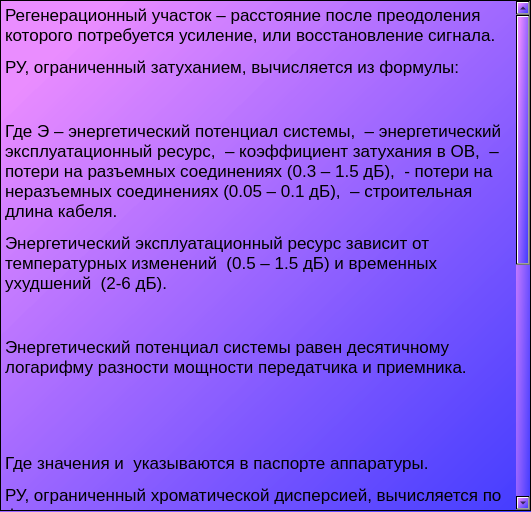
<?xml version="1.0" encoding="UTF-8"?>
<ui version="4.0">
 <class>Dialog</class>
 <widget class="QDialog" name="Dialog">
  <property name="geometry">
   <rect>
    <x>0</x>
    <y>0</y>
    <width>531</width>
    <height>512</height>
   </rect>
  </property>
  <property name="windowTitle">
   <string>Dialog</string>
  </property>
  <property name="styleSheet">
   <string notr="true">background-color: qlineargradient(spread:pad, x1:0, y1:0, x2:1, y2:1, stop:0.103448 rgba(234, 139, 255, 229), stop:1 rgba(67, 60, 255, 255));</string>
  </property>
  <widget class="QTextEdit" name="textEdit">
   <property name="geometry">
    <rect>
     <x>0</x>
     <y>0</y>
     <width>531</width>
     <height>511</height>
    </rect>
   </property>
   <property name="styleSheet">
    <string notr="true">background-color: qlineargradient(spread:pad, x1:0, y1:0, x2:1, y2:1, stop:1 rgba(255, 255, 255, 0));</string>
   </property>
   <property name="html">
    <string>&lt;!DOCTYPE HTML PUBLIC &quot;-//W3C//DTD HTML 4.0//EN&quot; &quot;http://www.w3.org/TR/REC-html40/strict.dtd&quot;&gt;
&lt;html&gt;&lt;head&gt;&lt;meta name=&quot;qrichtext&quot; content=&quot;1&quot; /&gt;&lt;style type=&quot;text/css&quot;&gt;
p, li { white-space: pre-wrap; }
&lt;/style&gt;&lt;/head&gt;&lt;body style=&quot; font-family:'.AppleSystemUIFont'; font-size:13pt; font-weight:400; font-style:normal;&quot;&gt;
&lt;p style=&quot; margin-top:12px; margin-bottom:12px; margin-left:0px; margin-right:0px; -qt-block-indent:0; text-indent:0px;&quot;&gt;Регенерационный участок – расстояние после преодоления которого потребуется усиление, или восстановление сигнала. &lt;/p&gt;
&lt;p style=&quot; margin-top:12px; margin-bottom:12px; margin-left:0px; margin-right:0px; -qt-block-indent:0; text-indent:0px;&quot;&gt;РУ, ограниченный затуханием, вычисляется из формулы: &lt;/p&gt;
&lt;p style=&quot; margin-top:12px; margin-bottom:12px; margin-left:0px; margin-right:0px; -qt-block-indent:0; text-indent:0px;&quot;&gt;&lt;img src=&quot;file:////Users/artemshebanov/Library/Group%20Containers/UBF8T346G9.Office/TemporaryItems/msohtmlclip/clip_image002.png&quot; width=&quot;484&quot; height=&quot;51&quot; /&gt; &lt;/p&gt;
&lt;p style=&quot; margin-top:12px; margin-bottom:12px; margin-left:0px; margin-right:0px; -qt-block-indent:0; text-indent:0px;&quot;&gt;Где Э – энергетический потенциал системы, &lt;img src=&quot;file:////Users/artemshebanov/Library/Group%20Containers/UBF8T346G9.Office/TemporaryItems/msohtmlclip/clip_image004.png&quot; width=&quot;14&quot; height=&quot;17&quot; /&gt; – энергетический эксплуатационный ресурс, &lt;img src=&quot;file:////Users/artemshebanov/Library/Group%20Containers/UBF8T346G9.Office/TemporaryItems/msohtmlclip/clip_image006.png&quot; width=&quot;9&quot; height=&quot;17&quot; /&gt; – коэффициент затухания в ОВ, &lt;img src=&quot;file:////Users/artemshebanov/Library/Group%20Containers/UBF8T346G9.Office/TemporaryItems/msohtmlclip/clip_image008.png&quot; width=&quot;15&quot; height=&quot;19&quot; /&gt; – потери на разъемных соединениях (0.3 – 1.5 дБ), &lt;img src=&quot;file:////Users/artemshebanov/Library/Group%20Containers/UBF8T346G9.Office/TemporaryItems/msohtmlclip/clip_image010.png&quot; width=&quot;20&quot; height=&quot;19&quot; /&gt; - потери на неразъемных соединениях (0.05 – 0.1 дБ), &lt;img src=&quot;file:////Users/artemshebanov/Library/Group%20Containers/UBF8T346G9.Office/TemporaryItems/msohtmlclip/clip_image012.png&quot; width=&quot;20&quot; height=&quot;19&quot; /&gt; – строительная длина кабеля. &lt;/p&gt;
&lt;p style=&quot; margin-top:12px; margin-bottom:12px; margin-left:0px; margin-right:0px; -qt-block-indent:0; text-indent:0px;&quot;&gt;Энергетический эксплуатационный ресурс зависит от температурных изменений &lt;img src=&quot;file:////Users/artemshebanov/Library/Group%20Containers/UBF8T346G9.Office/TemporaryItems/msohtmlclip/clip_image014.png&quot; width=&quot;14&quot; height=&quot;17&quot; /&gt; (0.5 – 1.5 дБ) и временных ухудшений &lt;img src=&quot;file:////Users/artemshebanov/Library/Group%20Containers/UBF8T346G9.Office/TemporaryItems/msohtmlclip/clip_image016.png&quot; width=&quot;14&quot; height=&quot;17&quot; /&gt; (2-6 дБ). &lt;/p&gt;
&lt;p style=&quot; margin-top:12px; margin-bottom:12px; margin-left:0px; margin-right:0px; -qt-block-indent:0; text-indent:0px;&quot;&gt;&lt;img src=&quot;file:////Users/artemshebanov/Library/Group%20Containers/UBF8T346G9.Office/TemporaryItems/msohtmlclip/clip_image018.png&quot; width=&quot;484&quot; height=&quot;32&quot; /&gt; &lt;/p&gt;
&lt;p style=&quot; margin-top:12px; margin-bottom:12px; margin-left:0px; margin-right:0px; -qt-block-indent:0; text-indent:0px;&quot;&gt;Энергетический потенциал системы равен десятичному логарифму разности мощности передатчика и приемника. &lt;/p&gt;
&lt;p style=&quot; margin-top:12px; margin-bottom:12px; margin-left:0px; margin-right:0px; -qt-block-indent:0; text-indent:0px;&quot;&gt;  &lt;/p&gt;
&lt;p style=&quot; margin-top:12px; margin-bottom:12px; margin-left:0px; margin-right:0px; -qt-block-indent:0; text-indent:0px;&quot;&gt;&lt;img src=&quot;file:////Users/artemshebanov/Library/Group%20Containers/UBF8T346G9.Office/TemporaryItems/msohtmlclip/clip_image020.png&quot; width=&quot;484&quot; height=&quot;38&quot; /&gt; &lt;/p&gt;
&lt;p style=&quot; margin-top:12px; margin-bottom:12px; margin-left:0px; margin-right:0px; -qt-block-indent:0; text-indent:0px;&quot;&gt;Где значения &lt;img src=&quot;file:////Users/artemshebanov/Library/Group%20Containers/UBF8T346G9.Office/TemporaryItems/msohtmlclip/clip_image022.png&quot; width=&quot;26&quot; height=&quot;19&quot; /&gt;и &lt;img src=&quot;file:////Users/artemshebanov/Library/Group%20Containers/UBF8T346G9.Office/TemporaryItems/msohtmlclip/clip_image024.png&quot; width=&quot;18&quot; height=&quot;19&quot; /&gt; указываются в паспорте аппаратуры. &lt;/p&gt;
&lt;p style=&quot; margin-top:12px; margin-bottom:12px; margin-left:0px; margin-right:0px; -qt-block-indent:0; text-indent:0px;&quot;&gt;РУ, ограниченный хроматической дисперсией, вычисляется по формуле: &lt;/p&gt;
&lt;p style=&quot; margin-top:12px; margin-bottom:12px; margin-left:0px; margin-right:0px; -qt-block-indent:0; text-indent:0px;&quot;&gt;&lt;img src=&quot;file:////Users/artemshebanov/Library/Group%20Containers/UBF8T346G9.Office/TemporaryItems/msohtmlclip/clip_image026.png&quot; width=&quot;484&quot; height=&quot;33&quot; /&gt; &lt;/p&gt;
&lt;p style=&quot; margin-top:12px; margin-bottom:12px; margin-left:0px; margin-right:0px; -qt-block-indent:0; text-indent:0px;&quot;&gt;Где &lt;img src=&quot;file:////Users/artemshebanov/Library/Group%20Containers/UBF8T346G9.Office/TemporaryItems/msohtmlclip/clip_image028.png&quot; width=&quot;10&quot; height=&quot;17&quot; /&gt; – коэффициент хроматической дисперсии, а &lt;img src=&quot;file:////Users/artemshebanov/Library/Group%20Containers/UBF8T346G9.Office/TemporaryItems/msohtmlclip/clip_image030.png&quot; width=&quot;22&quot; height=&quot;19&quot; /&gt; – вычисляется выражением: &lt;/p&gt;
&lt;p style=&quot; margin-top:12px; margin-bottom:12px; margin-left:0px; margin-right:0px; -qt-block-indent:0; text-indent:0px;&quot;&gt;&lt;img src=&quot;file:////Users/artemshebanov/Library/Group%20Containers/UBF8T346G9.Office/TemporaryItems/msohtmlclip/clip_image032.png&quot; width=&quot;484&quot; height=&quot;32&quot; /&gt; &lt;/p&gt;
&lt;p style=&quot; margin-top:12px; margin-bottom:12px; margin-left:0px; margin-right:0px; -qt-block-indent:0; text-indent:0px;&quot;&gt;Где В – скорость передачи в Гбит/с, &lt;img src=&quot;file:////Users/artemshebanov/Library/Group%20Containers/UBF8T346G9.Office/TemporaryItems/msohtmlclip/clip_image034.png&quot; width=&quot;10&quot; height=&quot;17&quot; /&gt; – параметр пс/(нм*км), зависящий от вида модуляции, при использовании NRZ K=10400 пс/(нм*км). &lt;/p&gt;
&lt;p style=&quot; margin-top:12px; margin-bottom:12px; margin-left:0px; margin-right:0px; -qt-block-indent:0; text-indent:0px;&quot;&gt;РУ, ограниченный хроматической дисперсией, вычисляется по формуле: &lt;/p&gt;
&lt;p style=&quot; margin-top:12px; margin-bottom:12px; margin-left:0px; margin-right:0px; -qt-block-indent:0; text-indent:0px;&quot;&gt;&lt;img src=&quot;file:////Users/artemshebanov/Library/Group%20Containers/UBF8T346G9.Office/TemporaryItems/msohtmlclip/clip_image036.png&quot; width=&quot;484&quot; height=&quot;32&quot; /&gt; &lt;/p&gt;
&lt;p style=&quot; margin-top:12px; margin-bottom:12px; margin-left:0px; margin-right:0px; -qt-block-indent:0; text-indent:0px;&quot;&gt;Где &lt;img src=&quot;file:////Users/artemshebanov/Library/Group%20Containers/UBF8T346G9.Office/TemporaryItems/msohtmlclip/clip_image034.png&quot; width=&quot;10&quot; height=&quot;17&quot; /&gt; – параметр пс/(нм*км), зависящий от вида модуляции, при использовании NRZ K=10400 пс/(нм*км). &lt;/p&gt;
&lt;p style=&quot; margin-top:12px; margin-bottom:12px; margin-left:0px; margin-right:0px; -qt-block-indent:0; text-indent:0px;&quot;&gt;В калькуляторе приняты усредненные значения для некоторых параметров.&lt;/p&gt;
&lt;p style=&quot; margin-top:12px; margin-bottom:12px; margin-left:0px; margin-right:0px; -qt-block-indent:0; text-indent:0px;&quot;&gt;энергетический эксплутационный ресурс равен 5 дБ, потери на сварных соединениях 1 дБ, потери на разъёмных соединениях 0.9 дБ&lt;/p&gt;&lt;/body&gt;&lt;/html&gt;</string>
   </property>
  </widget>
 </widget>
 <resources/>
 <connections/>
</ui>
